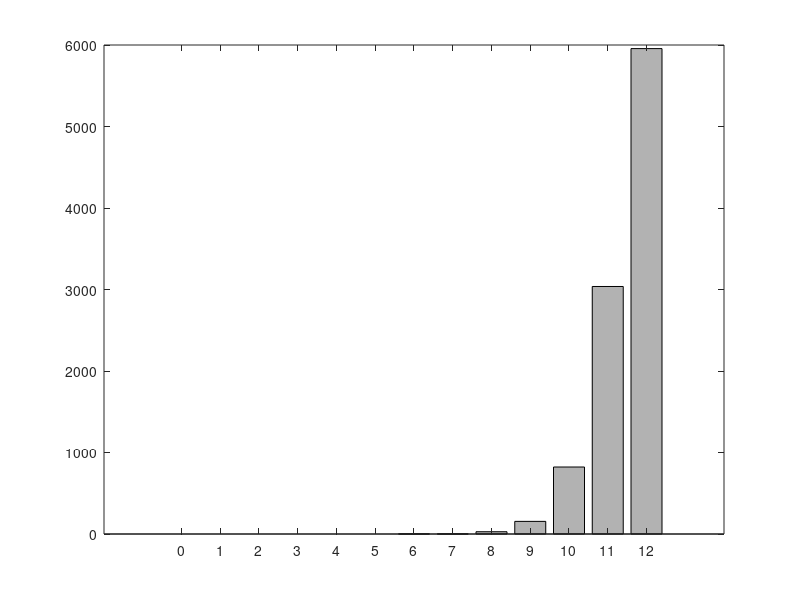

The MATLAB source for this figure:
% BETAPOSTERIORPREDICTIONS
%
% Exercise 5.7
%
% Original in R:	Kruschke, J. K. (2011). Doing Bayesian Data Analysis:
%					A Tutorial with R and BUGS. Academic Press / Elsevier.
% Modified to Matlab code: Marc M. van Wanrooij

close all
clear all

% Specify known values of prior and actual data
priorA = 100;
priorB = 1;
actualDataZ = 8;
actualDataN = 12;
% Compute posterior parameter values
postA = priorA+actualDataZ;
postB = priorB+actualDataN-actualDataZ;
% Number of flips in a simulated sample should match the actual sample size
simSampleSize = actualDataN;
% Designate an arbitrarily large number of simulated samples
nSimSamples = 10000;
% Set aside a vector in which to store the simulation results
simSampleZrecord = NaN(nSimSamples,1);
for ii = 1:nSimSamples
	% Generate a theta value for the new sample from the posterior
	sampleTheta = random('beta',postA,postB);
	% Generate a sample using sampleTheta
	sampleData = binornd(ones(1,simSampleSize),sampleTheta);
	% Store the number of heads in sampleData
	simSampleZrecord(ii) = sum(sampleData);
end
x = 0:actualDataN;
N = hist(simSampleZrecord,x);
bar(x,N,'FaceColor',[.7 .7 .7]);
